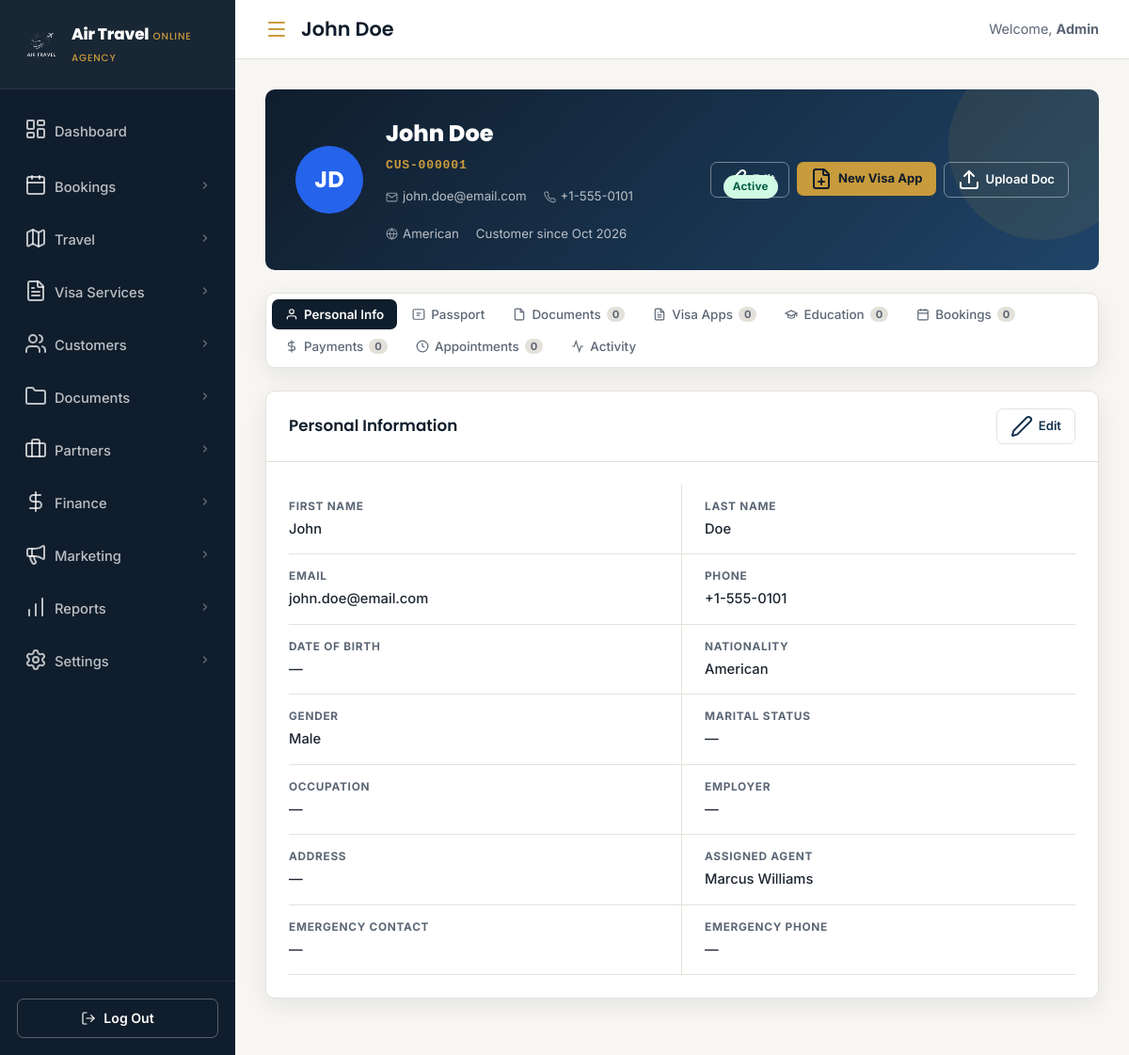
Page /customer-profile.php?id=1 (signed in) on the committed database.
### tables this page shows
CREATE TABLE customers (
    id                   INT UNSIGNED AUTO_INCREMENT PRIMARY KEY,
    customer_code        VARCHAR(20)  NOT NULL UNIQUE COMMENT 'e.g. CUS-000001',
    first_name           VARCHAR(80)  NOT NULL,
    last_name            VARCHAR(80)  NOT NULL,
    email                VARCHAR(180) NOT NULL UNIQUE,
    phone                VARCHAR(30),
    date_of_birth        DATE,
    nationality          VARCHAR(80),
    national_id          VARCHAR(60),
    passport_number      VARCHAR(40),
    passport_issue_date  DATE,
    passport_expiry_date DATE,
    gender               ENUM('male','female','other','prefer_not_to_say'),
    marital_status       ENUM('single','married','divorced','widowed'),
    occupation           VARCHAR(120),
    employer             VARCHAR(160),
    address_line1        VARCHAR(200),
    address_line2        VARCHAR(200),
    city                 VARCHAR(80),
    state                VARCHAR(80),
    postal_code          VARCHAR(20),
    country              VARCHAR(80),
    emergency_contact_name  VARCHAR(120),
    emergency_contact_phone VARCHAR(30),
    notes                TEXT,
    assigned_agent_id    INT UNSIGNED,
    status               ENUM('active','inactive','blacklisted') DEFAULT 'active',
    created_at           TIMESTAMP DEFAULT CURRENT_TIMESTAMP,
    updated_at           TIMESTAMP DEFAULT CURRENT_TIMESTAMP ON UPDATE CURRENT_TIMESTAMP,

    INDEX idx_customers_email    (email),
    INDEX idx_customers_passport (passport_number),
    INDEX idx_customers_code     (customer_code),
    INDEX idx_customers_agent    (assigned_agent_id),
    CONSTRAINT fk_customers_agent FOREIGN KEY (assigned_agent_id) REFERENCES users (id) ON DELETE SET NULL
);

CREATE TABLE users (
    id            INT UNSIGNED AUTO_INCREMENT PRIMARY KEY,
    name          VARCHAR(120) NOT NULL,
    email         VARCHAR(180) NOT NULL UNIQUE,
    password_hash VARCHAR(255) NOT NULL,
    role_id       TINYINT UNSIGNED NOT NULL,
    status        ENUM('active','inactive','suspended') DEFAULT 'active',
    avatar        VARCHAR(255),
    last_login_at TIMESTAMP NULL,
    created_at    TIMESTAMP DEFAULT CURRENT_TIMESTAMP,
    updated_at    TIMESTAMP DEFAULT CURRENT_TIMESTAMP ON UPDATE CURRENT_TIMESTAMP,

    CONSTRAINT fk_users_role FOREIGN KEY (role_id) REFERENCES roles (id)
);

### config/db.php (called while the page is built, shortened)
<?php
function getDB(): PDO {
    static $pdo = null;
    if ($pdo === null) {
        $dsn = sprintf(
            'mysql:host=%s;port=%s;dbname=%s;charset=%s',
            DB_HOST, DB_PORT, DB_NAME, DB_CHARSET
        );
        try {
            $pdo = new PDO($dsn, DB_USER, DB_PASS, [
                PDO::ATTR_ERRMODE            => PDO::ERRMODE_EXCEPTION,
                PDO::ATTR_DEFAULT_FETCH_MODE => PDO::FETCH_ASSOC,
                PDO::ATTR_EMULATE_PREPARES   => false,
            ]);
        } catch (PDOException $e) {
            http_response_code(500);
            exit('<div style="font-family:sans-serif;padding:40px;color:#7f1d1d;background:#fef2f2;border:1px solid #fca5a5;border-radius:8px;max-width:520px;margin:60px auto;">
                <strong>Database connection failed.</strong><br>
                Please check your database settings in <code>config/db.php</code>.<br><br>
                <em>Error: ' . htmlspecialchars($e->getMessage()) . '</em>
            </div>');
        }
    }
    return $pdo;
}
function db_select(string $sql, array $params = []): array {
    $stmt = getDB()->prepare($sql);
    $stmt->execute($params);
    return $stmt->fetchAll();
}
function db_row(string $sql, array $params = []): ?array {
    $stmt = getDB()->prepare($sql);
    $stmt->execute($params);
    $row = $stmt->fetch();
    return $row ?: null;
}

### customer-profile.php (the view, shortened to what this page needs)
<?php
require_once __DIR__ . '/config/db.php';
$id = (int)($_GET['id'] ?? 0);
$c = db_row("
    SELECT c.*, u.name AS agent_name
    FROM customers c
    LEFT JOIN users u ON u.id = c.assigned_agent_id
    WHERE c.id = ?", [$id]);
$pageTitle = htmlspecialchars($c['first_name'].' '.$c['last_name']);
$documents    = db_select("SELECT * FROM customer_documents WHERE customer_id = ? ORDER BY uploaded_at DESC", [$id]);
$visaApps     = db_select("
    SELECT va.*, vt.name AS visa_type_name, vt.country
    FROM visa_applications va
    JOIN visa_types vt ON vt.id = va.visa_type_id
    WHERE va.customer_id = ?
    ORDER BY va.created_at DESC", [$id]);
$eduApps      = db_select("
    SELECT ea.*, ei.name AS institution_name, ep.name AS program_name, ep.degree_level
    FROM education_applications ea
    JOIN education_institutions ei ON ei.id = ea.institution_id
    JOIN education_programs ep     ON ep.id = ea.program_id
    WHERE ea.customer_id = ?
    ORDER BY ea.created_at DESC", [$id]);
$bookings     = db_select("
    SELECT b.*, tp.name AS package_name
    FROM bookings b
    LEFT JOIN travel_packages tp ON tp.id = b.package_id
    WHERE b.customer_id = ?
    ORDER BY b.created_at DESC", [$id]);
$payments     = db_select("
    SELECT p.*, i.invoice_number
    FROM payments p
    JOIN invoices i ON i.id = p.invoice_id
    WHERE p.customer_id = ?
    ORDER BY p.payment_date DESC", [$id]);
$appointments = db_select("
    SELECT a.*, u.name AS staff_name
    FROM appointments a
    LEFT JOIN users u ON u.id = a.staff_id
    WHERE a.customer_id = ?
    ORDER BY a.appointment_date DESC, a.appointment_time DESC", [$id]);
$avatarColors = ['#101d2c','#2563eb','#7c3aed','#047857','#d97706','#b0413e','#0e7490','#9d174d'];
$avatarColor = $avatarColors[$id % count($avatarColors)];
$initials = strtoupper(substr($c['first_name'],0,1).substr($c['last_name'],0,1));
function fmtDate(?string $d, string $fmt='d M Y'): string {
    return $d ? date($fmt, strtotime($d)) : '—';
}
function badge(string $val, string $cls=''): string {
    if (!$cls) {
        $map = [
            'active'=>'badge-active','inactive'=>'badge-inactive','blacklisted'=>'badge-blacklisted',
            'confirmed'=>'badge-confirmed','pending'=>'badge-pending','cancelled'=>'badge-cancelled',
            'approved'=>'badge-approved','rejected'=>'badge-rejected','draft'=>'badge-draft',
            'submitted'=>'badge-submitted','under_review'=>'badge-review','processing'=>'badge-processing',
            'new'=>'badge-new','enrolled'=>'badge-enrolled','accepted'=>'badge-accepted',
            'paid'=>'badge-paid','overdue'=>'badge-overdue','completed'=>'badge-confirmed',
            'documents_pending'=>'badge-pending','ready_for_submission'=>'badge-review',
            'appointment_scheduled'=>'badge-review','documents_pending'=>'badge-pending',
        ];
        $cls = $map[strtolower($val)] ?? 'badge-draft';
    }
    return '<span class="badge '.$cls.'">'.htmlspecialchars(ucwords(str_replace('_',' ',$val))).'</span>';
}
include 'includes/header.php';
?>
<div class="profile-hero">
    <div class="cus-avatar-xl" style="background:<?= $avatarColor ?>;"><?= $initials ?></div>
    <div class="profile-hero-info">
        <div class="profile-hero-name"><?= htmlspecialchars($c['first_name'].' '.$c['last_name']) ?></div>
        <div class="profile-hero-code"><?= htmlspecialchars($c['customer_code']) ?></div>
        <div class="profile-hero-meta">
            <?php if ($c['email']): ?>
            <span class="profile-hero-meta-item">
                <svg viewBox="0 0 24 24" fill="none" stroke="currentColor" stroke-width="2"><path d="M4 4h16c1.1 0 2 .9 2 2v12c0 1.1-.9 2-2 2H4c-1.1 0-2-.9-2-2V6c0-1.1.9-2 2-2z"/><polyline points="22,6 12,13 2,6"/></svg>
                <?= htmlspecialchars($c['email']) ?>
            </span>
            <?php endif; ?>
            <?php if ($c['phone']): ?>
            <span class="profile-hero-meta-item">
                <?= htmlspecialchars($c['phone']) ?>
            </span>
            <?php endif; ?>
            <?php if ($c['nationality']): ?>
            <span class="profile-hero-meta-item">
                <svg viewBox="0 0 24 24" fill="none" stroke="currentColor" stroke-width="2"><circle cx="12" cy="12" r="10"/><line x1="2" y1="12" x2="22" y2="12"/><path d="M12 2a15.3 15.3 0 0 1 4 10 15.3 15.3 0 0 1-4 10 15.3 15.3 0 0 1-4-10 15.3 15.3 0 0 1 4-10z"/></svg>
                <?= htmlspecialchars($c['nationality']) ?>
            </span>
            <?php endif; ?>
            <span class="profile-hero-meta-item">Customer since <?= fmtDate($c['created_at'], 'M Y') ?></span>
        </div>
    </div>
    <div class="profile-hero-actions">
        <?= badge($c['status']) ?>
        <a href="customer-edit.php?id=<?= $id ?>" class="btn btn-white-outline btn-sm">
        </a>
        <a href="visa-create.php?customer_id=<?= $id ?>" class="btn btn-gold btn-sm">
            <i data-lucide="file-plus"></i> New Visa App
        </a>
        <a href="customer-upload-doc.php?customer_id=<?= $id ?>" class="btn btn-white-outline btn-sm">
            <i data-lucide="upload"></i> Upload Doc
        </a>
    </div>
</div>
<div class="profile-tabs" role="tablist">
    <button class="profile-tab active" data-tab="personal" role="tab">
        <svg viewBox="0 0 24 24" fill="none" stroke="currentColor" stroke-width="2" width="14" height="14"><path d="M20 21v-2a4 4 0 0 0-4-4H8a4 4 0 0 0-4 4v2"/><circle cx="12" cy="7" r="4"/></svg>
        Personal Info
    </button>
    <button class="profile-tab" data-tab="passport" role="tab">
        <svg viewBox="0 0 24 24" fill="none" stroke="currentColor" stroke-width="2" width="14" height="14"><rect x="2" y="3" width="20" height="18" rx="2"/><line x1="8" y1="10" x2="16" y2="10"/><line x1="8" y1="14" x2="14" y2="14"/></svg>
        Passport
    </button>
    <button class="profile-tab" data-tab="documents" role="tab">
        <svg viewBox="0 0 24 24" fill="none" stroke="currentColor" stroke-width="2" width="14" height="14"><path d="M14 2H6a2 2 0 0 0-2 2v16a2 2 0 0 0 2 2h12a2 2 0 0 0 2-2V8z"/><polyline points="14 2 14 8 20 8"/></svg>
        Documents <span class="tab-count"><?= count($documents) ?></span>
    </button>
    <button class="profile-tab" data-tab="visa" role="tab">
        <svg viewBox="0 0 24 24" fill="none" stroke="currentColor" stroke-width="2" width="14" height="14"><path d="M14 2H6a2 2 0 0 0-2 2v16a2 2 0 0 0 2 2h12a2 2 0 0 0 2-2V8z"/><polyline points="14 2 14 8 20 8"/><line x1="16" y1="13" x2="8" y2="13"/><line x1="16" y1="17" x2="8" y2="17"/><polyline points="10 9 9 9 8 9"/></svg>
        Visa Apps <span class="tab-count"><?= count($visaApps) ?></span>
    </button>
    <button class="profile-tab" data-tab="education" role="tab">
        <svg viewBox="0 0 24 24" fill="none" stroke="currentColor" stroke-width="2" width="14" height="14"><path d="M22 10v6M2 10l10-5 10 5-10 5z"/><path d="M6 12v5c3 3 9 3 12 0v-5"/></svg>
        Education <span class="tab-count"><?= count($eduApps) ?></span>
    </button>
    <button class="profile-tab" data-tab="bookings" role="tab">
        <svg viewBox="0 0 24 24" fill="none" stroke="currentColor" stroke-width="2" width="14" height="14"><rect x="3" y="4" width="18" height="18" rx="2" ry="2"/><line x1="16" y1="2" x2="16" y2="6"/><line x1="8" y1="2" x2="8" y2="6"/><line x1="3" y1="10" x2="21" y2="10"/></svg>
        Bookings <span class="tab-count"><?= count($bookings) ?></span>
    </button>
    <button class="profile-tab" data-tab="payments" role="tab">
        <svg viewBox="0 0 24 24" fill="none" stroke="currentColor" stroke-width="2" width="14" height="14"><line x1="12" y1="1" x2="12" y2="23"/><path d="M17 5H9.5a3.5 3.5 0 0 0 0 7h5a3.5 3.5 0 0 1 0 7H6"/></svg>
        Payments <span class="tab-count"><?= count($payments) ?></span>
    </button>
    <button class="profile-tab" data-tab="appointments" role="tab">
        <svg viewBox="0 0 24 24" fill="none" stroke="currentColor" stroke-width="2" width="14" height="14"><circle cx="12" cy="12" r="10"/><polyline points="12 6 12 12 16 14"/></svg>
        Appointments <span class="tab-count"><?= count($appointments) ?></span>
    </button>
    <button class="profile-tab" data-tab="activity" role="tab">
        <svg viewBox="0 0 24 24" fill="none" stroke="currentColor" stroke-width="2" width="14" height="14"><polyline points="22 12 18 12 15 21 9 3 6 12 2 12"/></svg>
        Activity
    </button>
</div>
<div class="tab-panel active" id="tab-personal">
    <div class="panel">
        <div class="panel-head">
            <h2>Personal Information</h2>
            <a href="customer-edit.php?id=<?= $id ?>&tab=personal" class="btn btn-ghost btn-sm"><i data-lucide="edit-2"></i> Edit</a>
        </div>
        <div class="panel-body">
            <div class="info-grid">
                <div class="info-row"><div class="info-label">First Name</div><div class="info-value"><?= htmlspecialchars($c['first_name']) ?></div></div>
                <div class="info-row"><div class="info-label">Last Name</div><div class="info-value"><?= htmlspecialchars($c['last_name']) ?></div></div>
                <div class="info-row"><div class="info-label">Email</div><div class="info-value"><?= htmlspecialchars($c['email']) ?></div></div>
                <div class="info-row"><div class="info-label">Phone</div><div class="info-value"><?= htmlspecialchars($c['phone'] ?? '—') ?></div></div>
                <div class="info-row"><div class="info-label">Date of Birth</div><div class="info-value"><?= fmtDate($c['date_of_birth']) ?></div></div>
                <div class="info-row"><div class="info-label">Nationality</div><div class="info-value"><?= htmlspecialchars($c['nationality'] ?? '—') ?></div></div>
                <div class="info-row"><div class="info-label">Gender</div><div class="info-value"><?= ucfirst($c['gender'] ?? '—') ?></div></div>
                <div class="info-row"><div class="info-label">Marital Status</div><div class="info-value"><?= ucfirst($c['marital_status'] ?? '—') ?></div></div>
                <div class="info-row"><div class="info-label">Occupation</div><div class="info-value"><?= htmlspecialchars($c['occupation'] ?? '—') ?></div></div>
                <div class="info-row"><div class="info-label">Employer</div><div class="info-value"><?= htmlspecialchars($c['employer'] ?? '—') ?></div></div>
                <div class="info-row"><div class="info-label">Address</div><div class="info-value"><?= htmlspecialchars(implode(', ', array_filter([$c['address_line1'],$c['address_line2'],$c['city'],$c['state'],$c['postal_code'],$c['country']]))) ?: '—' ?></div></div>
                <div class="info-row"><div class="info-label">Assigned Agent</div><div class="info-value"><?= htmlspecialchars($c['agent_name'] ?? '—') ?></div></div>
                <div class="info-row"><div class="info-label">Emergency Contact</div><div class="info-value"><?= htmlspecialchars($c['emergency_contact_name'] ?? '—') ?></div></div>
                <div class="info-row"><div class="info-label">Emergency Phone</div><div class="info-value"><?= htmlspecialchars($c['emergency_contact_phone'] ?? '—') ?></div></div>
            </div>
        </div>
    </div>
</div>
<?php include 'includes/footer.php'; ?>

### includes/header.php (shortened to what this page needs)
<?php require_once __DIR__ . '/../config/db.php'; ?>
<!DOCTYPE html>
<html lang="en">
<head>
<link rel="stylesheet" href="assets/css/style.css">
<link rel="stylesheet" href="assets/css/admin.css">
</head>
<body class="admin-body">
<?php
include 'includes/sidebar.php';
?>
<div class="admin-main">
    <div class="admin-topbar">
        <div style="display:flex; align-items:center; gap:14px;">
            <button class="mobile-topbar-toggle" id="sidebarToggle" aria-label="Toggle menu"
                style="background:transparent; border:none; cursor:pointer; color:var(--gold-500); padding:0; display:flex; align-items:center; justify-content:center; transition: opacity 0.2s;"
                onmouseover="this.style.opacity=0.8" onmouseout="this.style.opacity=1">
                <i data-lucide="menu" style="width:24px;height:24px;"></i>
            </button>
            <h1><?php echo isset($pageTitle) ? htmlspecialchars($pageTitle) : 'Dashboard'; ?></h1>
        </div>
        <div class="who">
            <span>Welcome, <strong>Admin</strong></span>
        </div>
    </div>
    <div class="admin-content">

### rows in the picture
customers: pageTitle "John Doe", initials "JD", first_name+last_name "John Doe", customer_code "CUS-000001", email "john.doe@email.com", phone "+1-555-0101", nationality "American", created_at "Oct 2026", status "Active", first_name "John", last_name "Doe", date_of_birth "—", gender "Male", marital_status "—", occupation "—", employer "—", address_line1+address_line2+city "—", assigned_agent.name "Marcus Williams", emergency_contact_name "—", emergency_contact_phone "—"

### other values in the picture
count($documents) "0"
count($visaApps) "0"
count($eduApps) "0"
count($bookings) "0"
count($payments) "0"
count($appointments) "0"
